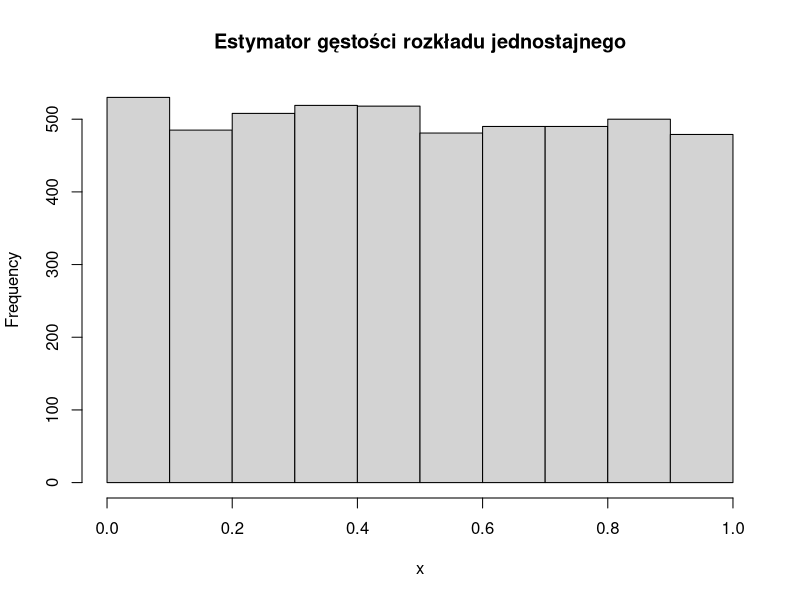
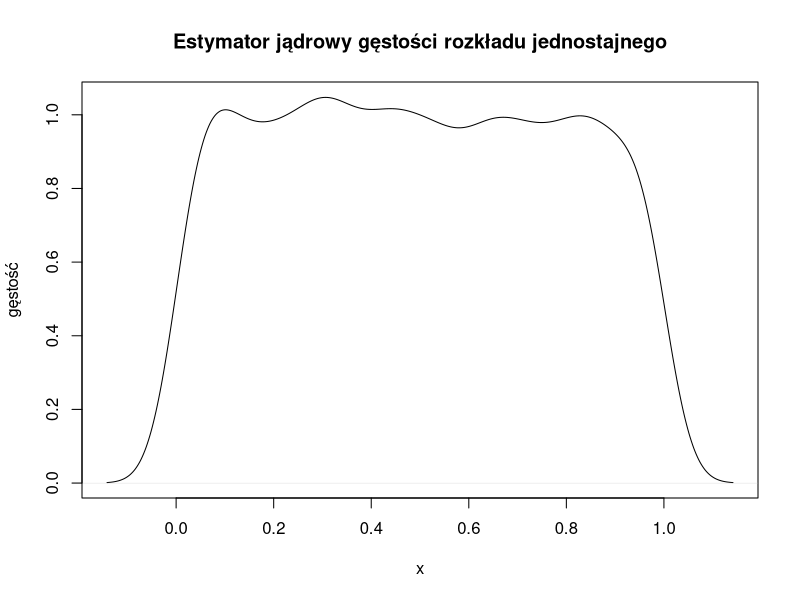
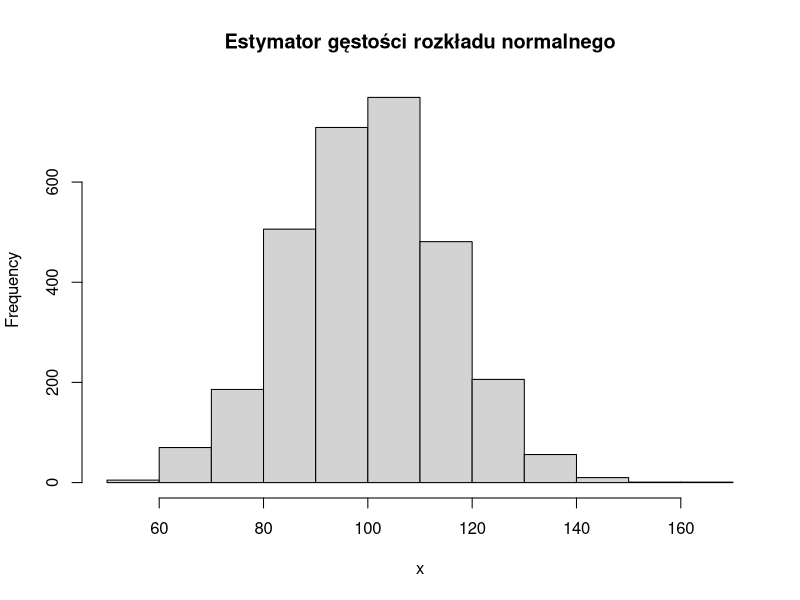
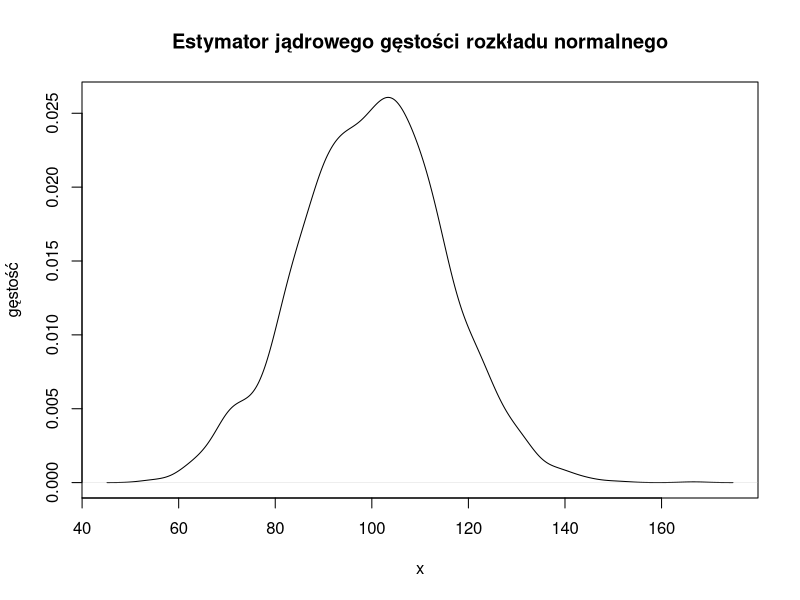

These charts were generated, in order, by the following R code:

#Lista5
#Zadanie 1

#a)
#i)
x <- runif(5000, min = 0, max = 1)
hist(x, main = "Estymator gęstości rozkładu jednostajnego", xlab = "x")

#ii)
x <- density(x)
plot(x, main = "Estymator jądrowy gęstości rozkładu jednostajnego", xlab = "x", ylab = "gęstość")

#b)
#i)
x <- rnorm(3000, mean = 100, sd = 15)
hist(x, main = "Estymator gęstości rozkładu normalnego", xlab = "x")

#ii)
x <- density(x)
plot(x, main = "Estymator jądrowego gęstości rozkładu normalnego", xlab = "x", ylab = "gęstość")

#Zadanie 2
#i)
rzuty <- floor(runif(600, min = 1, max = 7))

srednia <- mean(rzuty)
wariancja <- var(rzuty)

cat("Średnia wynosi:", srednia, "Porównanie z wartością teoretyczną:", 3.5, "\n")
cat("Wariancja wynosi:", wariancja, "Porównanie z wartością teoretyczną:", 35/12, "\n")

czestosci <- table(rzuty)

cat("Rozkład częstości dla wyników:\n")
print(czestosci)

rozklad_jednostajny <- rep(1/6, 6)
cat("Dyskretny rozkład jednostajny:\n")
print(rozklad_jednostajny)

#ii)
freq_table <- table(rzuty)
df_freq <- as.data.frame(freq_table)

#iii)
rzuty <- sample(1:6, 600, replace=TRUE)

srednia <- mean(rzuty)
wariancja <- var(rzuty)
czestosci <- table(rzuty)

#Zadanie 3
#i)
x <- sample(0:3, 1000, replace = TRUE, prob = c(0.3, 0.4, 0.2, 0.1))

mean(x)
var(x) 

#ii)
mean_x <- mean(x) # średnia z próby
sd_x <- sd(x) # odchylenie standardowe z próby

#iii)
freq_table <- table(x)
freq_table

#Zadanie 4
#i)
n <- 10
p <- 0.3
results <- rbinom(100, n, p)

#ii)
p <- 0.4
results <- rgeom(50, p)

#Zadanie 5
#i)
lambda <- 3
n <- 50
results <- numeric(n)
i <- 1

while (i <= n) {
  u <- runif(1)
  x <- 0
  p <- exp(-lambda)
  F <- p
  
  while (u > F) {
    x <- x + 1
    p <- p * lambda / x
    F <- F + p
  }
  
  results[i] <- x
  i <- i + 1
}


#Zadanie 6
#i)
#ii)
n <- 200
F_inv <- function(u) sqrt(4*u) # definicja odwrotności dystrybuanty
U <- runif(n)
X <- F_inv(U) 

#iii)
#iv)
n <- 200 
X <- numeric(n) 
i <- 1 
while(i <= n){
  
  x <- runif(1, min = 0, max = 2)
  y <- runif(1)
  
  if(y <= 0.5*x){
    X[i] <- x 
    i <- i + 1
  }
}
